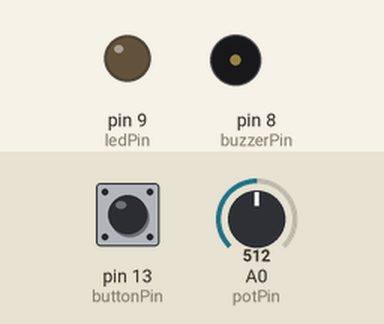
Recording of a sketch running on a simulated Arduino Uno, built with avr-gcc and run on an emulated ATmega328P. Shown: output pins drawn as LEDs (lit = HIGH), buzzer (waves = sounding). Inputs (shaded band) come from the test bench; at power-on: pin 13 (buttonPin) HIGH, A0 (potPin) = 512.

Above: at 1.2 s.
1.3 s: pin 13 (buttonPin) pulled LOW for 0.15 s
At 1.8 s:
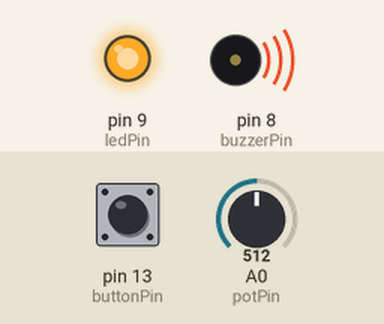
4.4 s: pin 13 (buttonPin) pulled LOW for 1 s
At 7.8 s:
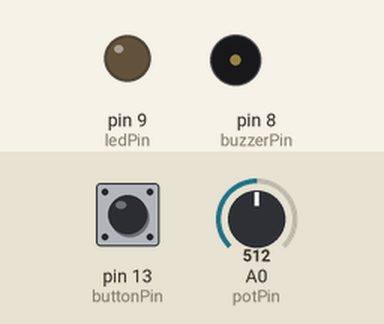
8.4 s: pin 13 (buttonPin) pulled LOW for 3.2 s
At 9.6 s:
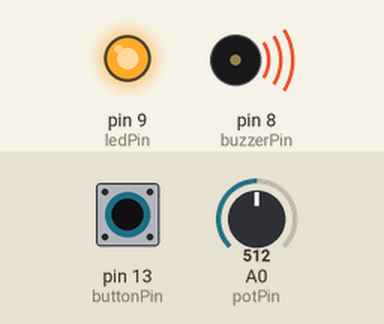
Timing chart, 0 to 12.9 s (numbered marks = the images above; inputs shaded):
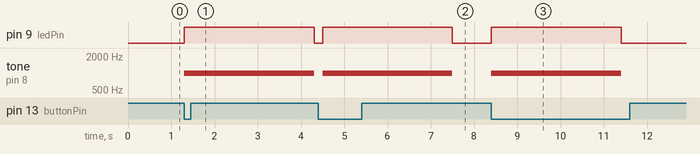

Measured:
- after the input at 1.3 s, pin 9 (ledPin): LOW → HIGH at once, → LOW 3.0 s later; tone on pin 8 (buzzerPin): silent → 1000 Hz at once, → silent 3.0 s later
- after the input at 4.4 s, pin 9 (ledPin): LOW → HIGH after 0.10 s, → LOW 3.0 s later; tone on pin 8 (buzzerPin): silent → 1000 Hz after 0.10 s, → silent 3.0 s later
- after the input at 8.4 s, pin 9 (ledPin): LOW → HIGH at once, → LOW 3.0 s later; tone on pin 8 (buzzerPin): silent → 1000 Hz at once, → silent 3.0 s later

The sketch:

___.ino
```cpp
const int ledPin = 9;
const int buzzerPin = 8;
const int buttonPin = 13;
const int potPin = A0;

void setup() {
  pinMode(ledPin, OUTPUT);
  pinMode(buzzerPin, OUTPUT);
  pinMode(buttonPin, INPUT_PULLUP);
}

void loop() {

  if (digitalRead(buttonPin) == LOW) {

    int potValue = analogRead(potPin);

    int duration = map(potValue, 0, 1023, 1000, 5000);

    digitalWrite(ledPin, HIGH);

    tone(buzzerPin, 1000);

    delay(duration);

    digitalWrite(ledPin, LOW);

    noTone(buzzerPin);

    delay(200);
  }
}
```
